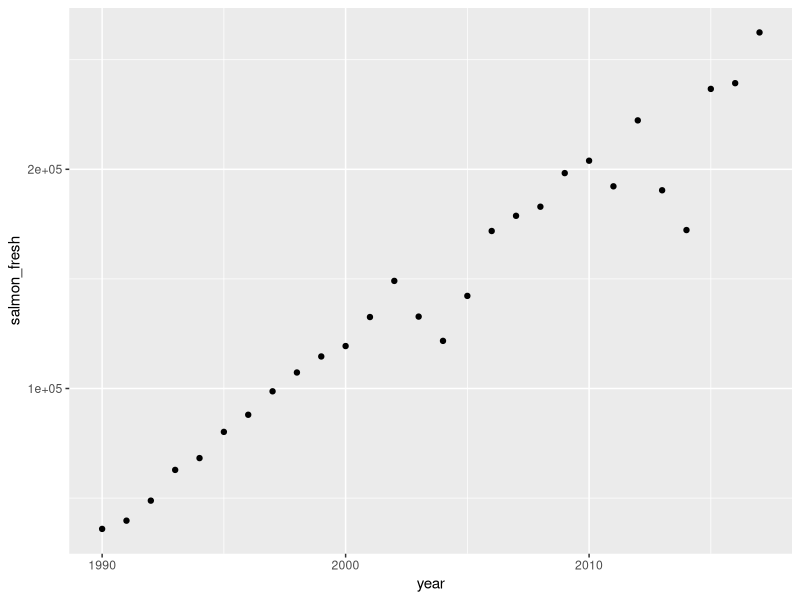

Write R code to recreate this figure.
## ---- chunk 1
knitr::opts_chunk$set(echo = TRUE)
## ---- chunk 2
# load tidyverse
#read in data
#select only the columns you want

library(tidyverse)
salmon_fresh <- read_csv("salmon_fresh.csv")

salmon_freshest <- salmon_fresh %>%
  select(year, salmon_fresh)

## ---- chunk 3
 
#make an exploratory scatterplot

salmon_scatter <- ggplot(salmon_freshest, aes(x=year, y=salmon_fresh)) +
    geom_point()

salmon_scatter
  

#there does seem to be a linear relationship but there are two clusters of data that dont seem to fit in the model.


## ---- chunk 4
#Part 5- Linear Regression in R

#General syntax for linear regression in R

#model_name <- lm(y_variable ~ x_variable, data = df_name)

#For this model:
salmon_model <- lm(salmon_fresh ~ year, data = salmon_freshest)
salmon_model

#equation: y=mx+b so eq is: imports(thousands of pounds)= 7550(year)-14,982,940





